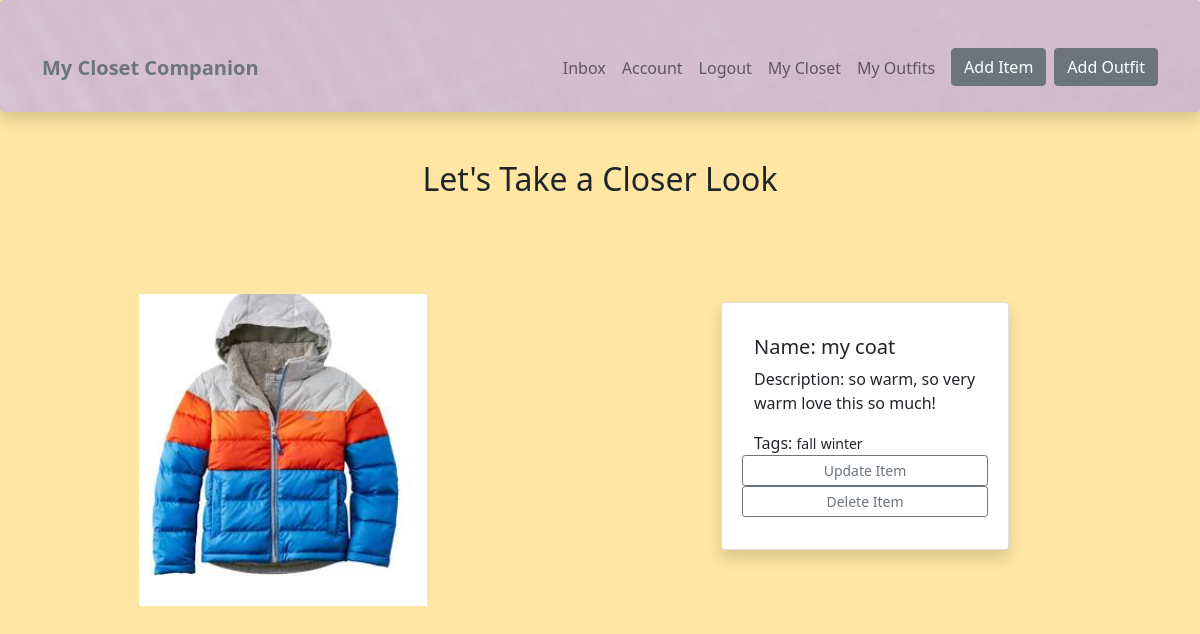
The app's page /wardrobe/item/16c22543-9443-4077-8da7-4333ca2c5dbc/ (signed in) with its own data.
### wardrobe/models.py (models this page shows, shortened)
class Item(models.Model):
    top = 'top'
    bottom = 'bottom'
    dress = 'dress'
    shoe = 'shoe'
    outerwear = 'outerwear'
    handbag = 'handbag'
    other = 'other'
    item_type = [
        (top, 'top'),
        (bottom, 'bottom'),
        (dress, 'dress'),
        (shoe, 'shoe'),
        (outerwear, 'outerwear'),
        (handbag, 'handbag'),
        (other, 'other'),
    ]
    owner = models.ForeignKey(Profile, null=True, blank=True, on_delete=models.CASCADE)
    name = models.CharField(max_length=100)
    description = models.TextField(max_length=300, blank=True, null=True)
    type = models.CharField(max_length=100, choices = item_type, default=shoe)
    image = models.ImageField(upload_to="images", default='itemdefault.jpg')
    sell = models.BooleanField(default=False)
    price = models.DecimalField(max_digits=7, decimal_places=2, blank=True, null=True)
    tags = models.ManyToManyField('Tag', blank=True)
    created = models.DateTimeField(auto_now_add=True)
    id = models.UUIDField(default=uuid.uuid4, unique=True, primary_key=True, editable=False)

class Tag(models.Model):
    name = models.CharField(max_length=100)
    created = models.DateTimeField(auto_now_add=True)
    id = models.UUIDField(default=uuid.uuid4, unique=True, primary_key=True, editable=False)
    def __str__(self):
        return self.name

### wardrobe/views.py (the view)
# urls.py: path('item/<str:pk>/', views.item, name='item'),
@login_required(login_url="login")
def item(request, pk):
    itemObj = Item.objects.get(id=pk)
    tags = itemObj.tags.all()
    context = {'item': itemObj, 'tags': tags}
    return render(request, 'wardrobe/single_item.html', context)

### wardrobe/templates/wardrobe/single_item.html (shortened to what this page needs)
{% extends 'main.html' %}
{% block content %}
<div class="container-lg">
  <div class="text-center">
    <h2>Let's Take a Closer Look</h2>
  </div>
  <div class="row my-5 g-5 justify-content-around align-items-center">
    <div class="col-6 col-lg-4">
      <img src="{{item.image.url }}" class="img-fluid" alt="item">
    </div>
    <div class="col-6 col-lg-4">
      <div class="card shadow p-3 mb-5 bg-body rounded" style="width: 18rem;">
        <div class="card-body">
          <h5 class="card-title">Name: {{ item.name }}</h5>
          <p class="card-text">Description: {{ item.description }}</p>
          <div>Tags:
          {% for tag in tags %}
            <span class="tag">
              <small>{{ tag }}</small>
            </span>
          {% endfor %}
          </div>
          <div class="row align-items-center">
            <a class="btn btn-outline-secondary btn-sm" href="{% url 'update-item' item.id %}">Update Item</a>
            <a class="btn btn-outline-secondary btn-sm" href="{% url 'delete-item' item.id %}">Delete Item</a>
          </div>
        </div>
      </div>
    </div>
  </div>
</div>
{% endblock %}

### static/css/wardrobe.css (style rules this page uses)
body { background-color: #ffe6a2 }

### records on screen
Item: image (picture), name "my coat", description "so warm, so very warm love this so much!"
Tag: name "fall"
Tag: name "winter"
